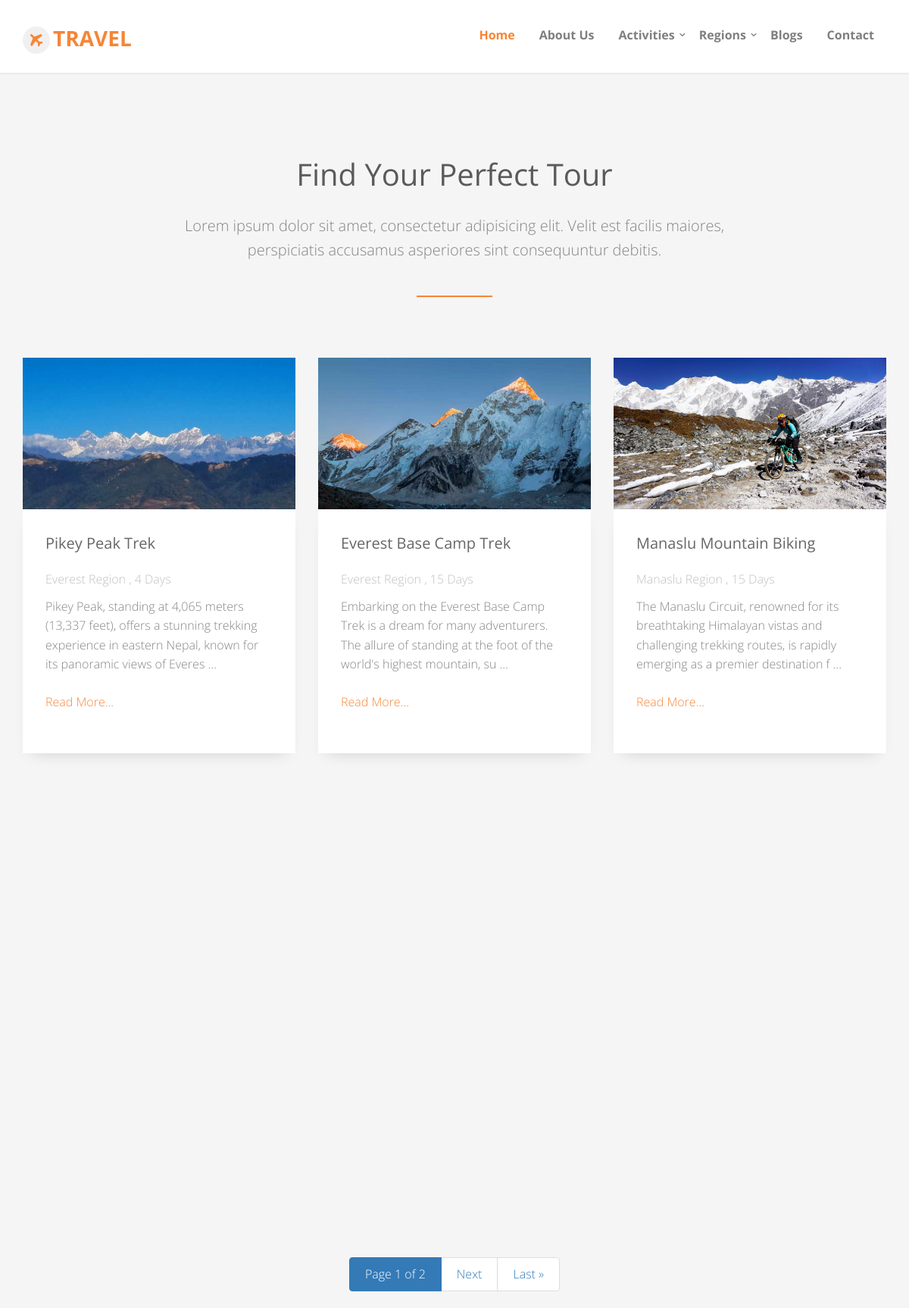
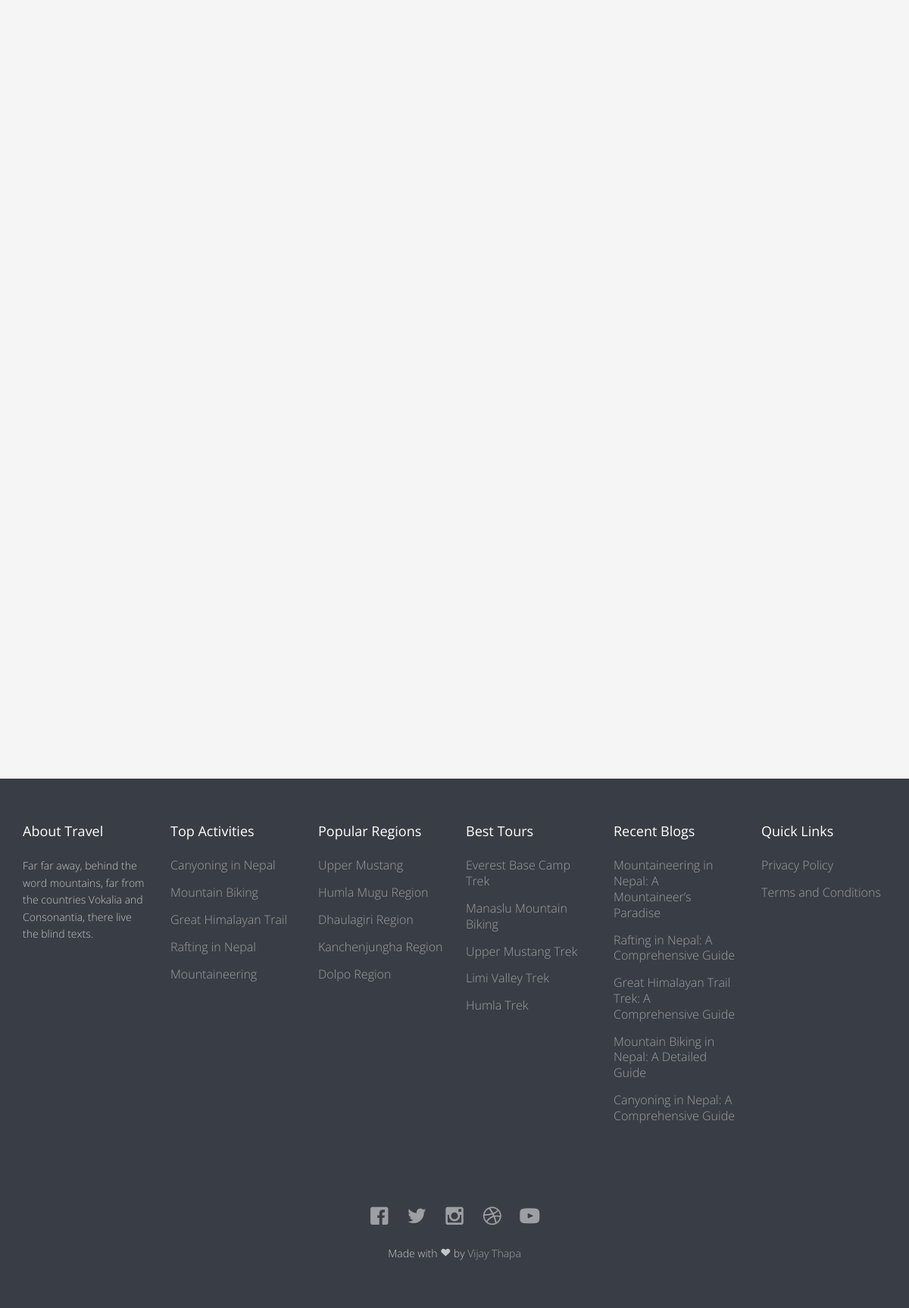
Screenshot of /tour/all/ with the database file from the repository (2 pictures, top to bottom).
### page/models.py (models this page shows, shortened)
class Page(models.Model):
	page_title = models.CharField(max_length=200, verbose_name='Page Title')
	page_slug = models.SlugField(max_length=200, verbose_name='Page Slug')
	page_position = models.CharField(
			choices = POSITION,
			default='Top',
			max_length=20,
			verbose_name='Page Position'
		)
	page_description = RichTextField(blank=True, null=True, verbose_name="Page Description")
	page_image = models.ImageField(upload_to='pages/', blank=True, null=True, verbose_name="Page Image")
	page_is_active = models.CharField(
			choices = IS_ACTIVE,
			default='Yes',
			max_length=10,
			verbose_name='Is Active?'
		)
	page_is_featured = models.CharField(
			choices = IS_ACTIVE,
			default='Yes',
			max_length=10,
			verbose_name='Is Featured?'
		)
	page_created_at = models.DateTimeField(auto_now_add=True, verbose_name='Page Created Date')
	page_updated_at = models.DateTimeField(auto_now=True, verbose_name='Page Updated Date')
	page_added_by = models.ForeignKey(User, on_delete=models.SET_NULL, default=None, null=True, verbose_name='Added By')
	seo_page_title = models.CharField(max_length=200, blank=True, null=True, verbose_name="SEO Page Title (60 Characters Long)")
	seo_page_keywords = models.TextField(blank=True, null=True, verbose_name="SEO Page Keywords (Separated by Commas)")
	seo_page_description = models.TextField(blank=True, null=True, verbose_name="SEO Page Description (160 Characters Long)")

### tour/models.py (models this page shows, shortened)
class Tour(models.Model):
	tour_title = models.CharField(max_length=200, verbose_name="Tour Title")
	tour_slug = models.CharField(max_length=200, verbose_name="Tour Slug")
	tour_duration = models.PositiveSmallIntegerField(blank=True, null=True, verbose_name="Tour Duration")
	tour_altitude = models.PositiveSmallIntegerField(blank=True, null=True, verbose_name="Tour Max Altitude")
	tour_difficulty = models.CharField(
			choices = DIFFICULTY,
			default = 'Medium',
			max_length = 10,
			verbose_name = 'Tour Difficulty'
		)
	tour_description = RichTextField(blank=True, null=True, verbose_name="Tour Description")
	tour_image = models.ImageField(upload_to='tours/', blank=True, null=True, verbose_name="Tour Image")
	tour_map = models.ImageField(upload_to='maps/', blank=True, null=True, verbose_name="Tour Map")
	tour_activity = models.ForeignKey(Activity, on_delete=models.SET_NULL, default = None, null=True, verbose_name='Tour Activity')
	tour_region = models.ManyToManyField(Region, verbose_name='Tour Region')
	tour_is_active = models.CharField(
			choices = IS_ACTIVE,
			default = 'Yes',
			max_length = 10,
			verbose_name = 'Is Active?'
		)
	tour_is_featured = models.CharField(
			choices = IS_ACTIVE,
			default = 'Yes',
			max_length = 10,
			verbose_name = 'Is Featured?'
		)
	tour_created_at = models.DateTimeField(auto_now_add=True, verbose_name="Added Date")
	tour_updated_at = models.DateTimeField(auto_now=True, verbose_name="Updated Date")
	tour_added_by = models.ForeignKey(User, on_delete=models.SET_NULL, default=None, null=True, verbose_name='Added By')
	seo_tour_title = models.CharField(max_length=200, blank=True, null=True, verbose_name="SEO Tour Title (60 Characters Long)")
	seo_tour_keywords = models.TextField(blank=True, null=True, verbose_name="SEO Tour Keywords Separated by Commas")
	seo_tour_description = models.TextField(blank=True, null=True, verbose_name="SEO Tour Description (160 Characters Long)")

class Region(models.Model):
	region_title = models.CharField(max_length=200, verbose_name="Region Title")
	region_slug = models.CharField(max_length=200, verbose_name="Region Slug")
	region_description = RichTextField(blank=True, null=True, verbose_name="Region Description")
	region_image = models.ImageField(upload_to='regions/', blank=True, null=True, verbose_name="Region Image")
	region_is_active = models.CharField(
			choices = IS_ACTIVE,
			default = 'Yes',
			max_length = 10,
			verbose_name = 'Is Active?'
		)
	region_is_featured = models.CharField(
			choices = IS_ACTIVE,
			default = 'Yes',
			max_length = 10,
			verbose_name = 'Is Featured?'
		)
	region_created_at = models.DateTimeField(auto_now_add=True, verbose_name="Created Date")
	region_updated_at = models.DateTimeField(auto_now=True, verbose_name="Updated Date")
	region_added_by = models.ForeignKey(User, on_delete=models.SET_NULL, default=None, null=True, verbose_name="Added By")
	seo_region_title = models.CharField(max_length=200, blank=True, null=True, verbose_name="SEO Region Title (60 Characters Long)")
	seo_region_keywords = models.TextField(blank=True, null=True, verbose_name="SEO Region Keywords (Separated by Commas)")
	seo_region_description = models.TextField(blank=True, null=True, verbose_name="SEO Region Description (160 Characters Long)")
	def __str__(self):
		return self.region_title
	class Meta:
		ordering = ['-region_created_at']

class Activity(models.Model):
	activity_title = models.CharField(max_length=200, verbose_name="Activity Title")
	activity_slug = models.SlugField(max_length=200, verbose_name="Activity Slug")
	activity_description = RichTextField(blank=True, null=True, verbose_name="Activity Description")
	activity_image = models.ImageField(upload_to='activities/', blank=True, null=True, verbose_name="Activity Image")
	activity_icon = models.CharField(max_length=200, blank=True, null=True, verbose_name="Activity Icon")
	activity_is_active = models.CharField(
			choices = IS_ACTIVE,
			default = 'Yes',
			max_length = 10,
			verbose_name = 'Is Active?'
		)
	activity_is_featured = models.CharField(
			choices = IS_ACTIVE,
			default = 'Yes',
			max_length = 10,
			verbose_name = 'Is Featured?'
		)
	activity_created_at = models.DateTimeField(auto_now_add=True, verbose_name="Created Date")
	activity_updated_at = models.DateTimeField(auto_now=True, verbose_name="Updated Date")
	activity_added_by = models.ForeignKey(User, on_delete=models.SET_NULL, default=None, null=True, verbose_name="Added By")
	seo_activity_title = models.CharField(max_length=100, blank=True, null=True, verbose_name="SEO Activity Title (60 Characters Long)")
	seo_activity_keywords = models.TextField(blank=True, null=True, verbose_name="SEO Activity Keywords (Separated by Commas)")
	seo_activity_description = models.TextField(blank=True, null=True, verbose_name="SEO Activity Description (160 Characters Long)")

### blog/models.py (models this page shows, shortened)
class Blog(models.Model):
	blog_title = models.CharField(max_length=200, verbose_name='Blog Title')
	blog_slug = models.CharField(max_length=200, verbose_name='Blog Slug')
	blog_description = RichTextField(blank=True, null=True, verbose_name='Blog Description')
	blog_image = models.ImageField(upload_to='blogs/', blank=True, null=True, verbose_name='Blog Image')
	blog_category = models.ManyToManyField(Category, verbose_name='Blog Category')
	blog_is_active = models.CharField(
			choices = IS_ACTIVE,
			default = 'Yes',
			max_length = 10,
			verbose_name = 'Is Active?'
		)
	blog_is_featured = models.CharField(
			choices = IS_ACTIVE,
			default = 'Yes',
			max_length = 10,
			verbose_name = 'Is Featured?'
		)
	blog_created_at = models.DateTimeField(auto_now_add=True, verbose_name='Blog Created Date')
	blog_updated_at = models.DateTimeField(auto_now=True, verbose_name='Blog Updated Date')
	blog_added_by = models.ForeignKey(User, on_delete=models.SET_NULL, null=True, verbose_name='Added By')
	seo_blog_title = models.CharField(max_length=200, blank=True, null=True, verbose_name='SEO Blog Title (60 Characters Long)')
	seo_blog_keywords = models.TextField(blank=True, null=True, verbose_name='SEO Blog Keywords (Separated by Commas)')
	seo_blog_description = models.TextField(blank=True, null=True, verbose_name='SEO Blog Description (160 Characters Long)')
	class Meta:
		ordering = ['-blog_created_at']

### thisapp/models.py (models this page shows, shortened)
class SocialMedia(models.Model):
	socialmedia_title = models.CharField(max_length=20, verbose_name="Social Media Name")
	socialmedia_url = models.URLField(max_length=150, verbose_name="Social Media URL")
	socialmedia_icon = models.CharField(max_length=200, blank=True, null=True, verbose_name="Social Media Icon")
	socialmedia_is_active = models.CharField(
			choices = IS_ACTIVE,
			default = 'Yes',
			max_length=10,
			verbose_name='Is Active?'
		)
	socialmedia_craeted_at = models.DateTimeField(auto_now_add=True, verbose_name="Social Media Created Date")
	socialmedia_updated_at = models.DateTimeField(auto_now=True, verbose_name="Social Media Updated Date")
	socialmedia_added_by = models.ForeignKey(User, on_delete=models.SET_NULL, null=True, verbose_name="Social Media Added By")

### tour/views.py (the view)
# urls.py: path('all/', TourListView.as_view(), name='all-tours'),
class TourListView(View):
	def get(self, request, *args, **kwargs):
		tour_list = Tour.objects.all().order_by('-tour_created_at')
		paginator = Paginator(tour_list, 6)
		page = request.GET.get('page')
		tours = paginator.get_page(page)
		regions = Region.objects.filter(region_is_active='yes', region_is_featured='yes').order_by('-region_created_at')[:3]
		context = {
			'tours': tours,
			'regions': regions
		}
		return render(request, 'tour/tour_list.html', context)

### templates/tour/tour_list.html (shortened to what this page needs)
{% extends 'base.html' %}
{% load static %}
	{% block content %}
		{% if tours %}
		<div id="fh5co-blog-section" class="fh5co-section-gray">
			<div class="container">
				<div class="row">
					<div class="col-md-8 col-md-offset-2 text-center heading-section animate-box">
						<h3>Find Your Perfect Tour</h3>
						<p>Lorem ipsum dolor sit amet, consectetur adipisicing elit. Velit est facilis maiores, perspiciatis accusamus asperiores sint consequuntur debitis.</p>
					</div>
				</div>
			</div>
			<div class="container">
				<div class="row row-bottom-padded-md">
						{% for tour in tours %}
							<div class="col-lg-4 col-md-4 col-sm-6">
								<div class="fh5co-blog animate-box">
									{% if tour.tour_image %}
										<a href="{% url 'tour:tour-detail' tour.tour_slug %}"><img class="img-responsive" src="{{ tour.tour_image.url }}" alt="{{ tour.tour_title }}" style="height:200px; width:100%;"></a>
									{% else %}
										<a href="{% url 'tour:tour-detail' tour.tour_slug %}"><img class="img-responsive" src="{% static 'images/no-image.jpg' %}" alt="{{ tour.tour_title }}" style="height:200px; width:100%;"></a>
									{% endif %}
									<div class="blog-text">
										<div class="prod-title">
											<h3><a href="#">{{ tour.tour_title }}</a></h3>
											<div style="color:silver; margin-bottom:10px;">
												{% if tour.tour_region %}
													{% for region in tour.tour_region.all %}
													<a href="{% url 'tour:region-detail' region.region_slug %}" style="color:silver;">{{ region }}</a>
													{% endfor %}
												{% endif %}
												{% if tour.tour_duration %}
												, {{ tour.tour_duration }} Days
												{% endif %}
												</div>
											<div>{{ tour.tour_description|safe|slice:":150"}} ...</div>
											<p><a href="{% url 'tour:tour-detail' tour.tour_slug %}">Read More...</a></p>
										</div>
									</div>
								</div>
							</div>
						{% endfor %}
				</div>
				<div class="text-center">
					<nav aria-label="Page navigation example">
					  <ul class="pagination justify-content-center">
					    <li class="page-item active" aria-current="page">
					      <a class="page-link" href="?page={{ tours.number }}"> Page {{ tours.number }} of {{ tours.paginator.num_pages }} <span class="sr-only">(current)</span></a>
					    </li>
					    {% if tours.has_next %}
					    <li class="page-item">
					      <a class="page-link" href="?page={{ tours.next_page_number }}">Next</a>
					    </li>
					    <li class="page-item">
					      <a class="page-link" href="?page={{ tours.paginator.num_pages }}">Last &raquo;</a>
					    </li>
					    {% endif %}
					  </ul>
					</nav>
				</div>
			</div>
		</div>
		{% endif %}
		{% if regions %}
			<div id="fh5co-tours" class="fh5co-section-gray">
				<div class="container">
					<div class="row">
					</div>
					<div class="row">
					</div>
				</div>
			</div>
		{% endif %}
	{% endblock content %}

### templates/navbar.html (shortened to what this page needs)
{% load static %}
	<body>
		<div id="fh5co-wrapper">
		<div id="fh5co-page">
		<header id="fh5co-header-section" class="sticky-banner">
			<div class="container">
				<div class="nav-header">
					<h1 id="fh5co-logo"><a href="{% url 'page:home' %}"><i class="icon-airplane"></i>Travel</a></h1>
					<nav id="fh5co-menu-wrap" role="navigation">
						<ul class="sf-menu" id="fh5co-primary-menu">
							<li class="active"><a href="{% url 'page:home' %}">Home</a></li>
							{% for top_page in top_menu %}
								<li><a href="{% url 'page:page-detail' top_page.page_slug %}">{{ top_page.page_title }}</a></li>
							{% endfor %}
							<li>
								<a href="{% url 'tour:all-activities' %}" class="fh5co-sub-ddown">Activities</a>
							</li>
							<li>
								<a href="{% url 'tour:all-regions' %}" class="fh5co-sub-ddown">Regions</a>
							</li>
							<li><a href="{% url 'blog:all-blogs' %}">Blogs</a></li>
							<li><a href="{% url 'page:contact' %}">Contact</a></li>
						</ul>
					</nav>
				</div>
			</div>
		</header>

### templates/footer.html
{% load static %}
<footer>
			<div id="footer">
				<div class="container">
					<div class="row row-bottom-padded-md">
						<div class="col-md-2 col-sm-2 col-xs-12 fh5co-footer-link">
							<h3>About Travel</h3>
							<p>Far far away, behind the word mountains, far from the countries Vokalia and Consonantia, there live the blind texts.</p>
						</div>
						<div class="col-md-2 col-sm-2 col-xs-12 fh5co-footer-link">
							<h3>Top Activities</h3>
							<ul>
								{% for activity in top_activities %}
								<li><a href="{% url 'tour:activity-detail' activity.activity_slug %}">{{ activity.activity_title }}</a></li>
								{% endfor %}
							</ul>
						</div>
						<div class="col-md-2 col-sm-2 col-xs-12 fh5co-footer-link">
							<h3>Popular Regions</h3>
							<ul>
								{% for region in popular_regions %}
									<li><a href="{% url 'tour:region-detail' region.region_slug %}">{{ region.region_title }}</a></li>
								{% endfor %}
							</ul>
						</div>
						<div class="col-md-2 col-sm-2 col-xs-12 fh5co-footer-link">
							<h3>Best Tours</h3>
							<ul>
								{% for tour in best_tours %}
									<li><a href="{% url 'tour:tour-detail' tour.tour_slug %}">{{ tour.tour_title }}</a></li>
								{% endfor %}
							</ul>
						</div>
						{% if recent_blogs %}
						<div class="col-md-2 col-sm-2 col-xs-12 fh5co-footer-link">
							<h3>Recent Blogs</h3>
							<ul>
								{% for blog in recent_blogs %}
								<li><a href="{% url 'blog:blog-detail' blog.blog_slug %}">{{ blog.blog_title }}</a></li>
								{% endfor %}
							</ul>
						</div>
						{% endif %}
						<div class="col-md-2 col-sm-2 col-xs-12 fh5co-footer-link">
							<h3>Quick Links</h3>
							<ul>
								{% for footer_page in footer_menu %}
									<li><a href="{% url 'page:page-detail' footer_page.page_slug %}">{{ footer_page.page_title }}</a></li>
								{% endfor %}
							</ul>
						</div>
					</div>
					{% if socialmedias %}
					<div class="row">
						<div class="col-md-6 col-md-offset-3 text-center">
							<p class="fh5co-social-icons">
								{% for socialmedia in socialmedias %}
									<a href="{{ socialmedia.socialmedia_url }}" title="{{ socialmedia.socialmedia_title }}" target="_blank"><i class="{{ socialmedia.socialmedia_icon }}"></i></a>
								{% endfor %}
							</p>
							<p>Made with <i class="icon-heart3"></i> by <a href="https://linktr.ee/vijaythapa" target="_blank">Vijay Thapa</a></p>
						</div>
					</div>
					{% endif %}
				</div>
			</div>
		</footer>

### rows the page displays
Page: page_title "About Us"
Tour: tour_image (picture), tour_title "Pikey Peak Trek", tour_duration "4", tour_description "Pikey Peak, standing at 4,065 meters (13,337 feet), offers a stunning trekking experience in eastern Nepal, known for its panoramic views of Everes"
Region: region_title "Everest Region"
Tour: tour_image (picture), tour_title "Everest Base Camp Trek", tour_duration "15", tour_description "Embarking on the Everest Base Camp Trek is a dream for many adventurers. The allure of standing at the foot of the world's highest mountain, su"
Tour: tour_image (picture), tour_title "Manaslu Mountain Biking", tour_duration "15", tour_description "The Manaslu Circuit, renowned for its breathtaking Himalayan vistas and challenging trekking routes, is rapidly emerging as a premier destination f"
Region: region_title "Manaslu Region"
Activity: activity_title "Canyoning in Nepal"
Activity: activity_title "Mountain Biking"
Activity: activity_title "Great Himalayan Trail"
Activity: activity_title "Rafting in Nepal"
Activity: activity_title "Mountaineering"
Region: region_title "Upper Mustang"
Region: region_title "Humla Mugu Region"
Region: region_title "Dhaulagiri Region"
Region: region_title "Kanchenjungha Region"
Region: region_title "Dolpo Region"
Tour: tour_title "Upper Mustang Trek"
Tour: tour_title "Limi Valley Trek"
Tour: tour_title "Humla Trek"
Blog: blog_title "Mountaineering in Nepal: A Mountaineer’s Paradise"
Blog: blog_title "Rafting in Nepal: A Comprehensive Guide"
Blog: blog_title "Great Himalayan Trail Trek: A Comprehensive Guide"
Blog: blog_title "Mountain Biking in Nepal: A Detailed Guide"
Blog: blog_title "Canyoning in Nepal: A Comprehensive Guide"
Page: page_title "Privacy Policy"
Page: page_title "Terms and Conditions"

### other values shown
{{ tours.number }} "1"
{{ tours.paginator.num_pages }} "2"
